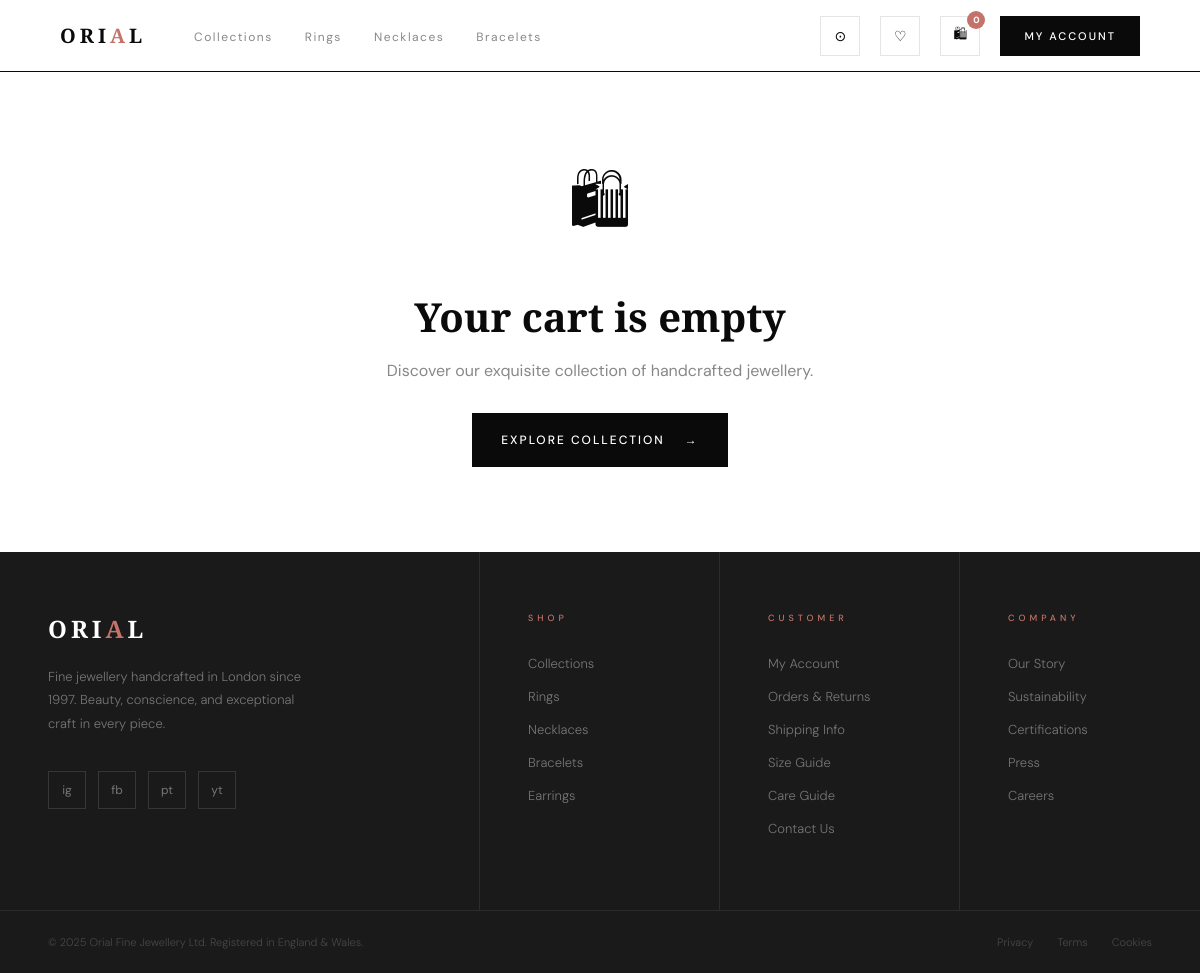
/cart/ (signed in), run on the app's committed database.
### app/models.py (models this page shows, shortened)
class NavigationItem(db.Model):
    __tablename__ = 'navigation_items'
    id = db.Column(db.Integer, primary_key=True)
    label = db.Column(db.String(100), nullable=False)
    url = db.Column(db.String(2048), nullable=False)  # Can be url_for name or external
    display_order = db.Column(db.Integer, default=0)
    is_external = db.Column(db.Boolean, default=False)
    is_active = db.Column(db.Boolean, default=True)
    created_at = db.Column(db.DateTime, default=datetime.utcnow)

### app/blueprints/cart.py (the view)
@cart_bp.route('/')
@login_required
def view_cart():
    items = get_cart_items()
    subtotal = get_cart_total(items)
    threshold = float(SiteSettings.get('free_shipping_threshold', 200))
    shipping_cost = float(SiteSettings.get('shipping_cost', 9.95))
    shipping = 0 if subtotal >= threshold else shipping_cost
    discount_amount = float(session.get('discount_amount', 0))
    discount_code = session.get('discount_code', '')
    total = max(0, subtotal + shipping - discount_amount)
    return render_template('shop/cart.html',
                           items=items, subtotal=subtotal,
                           shipping=shipping, discount_amount=discount_amount,
                           discount_code=discount_code, total=total,
                           threshold=threshold)

### app/blueprints/cart.py (called while the page is built)
def get_cart_items():
    return CartItem.query.filter_by(user_id=current_user.id).all()

def get_cart_total(items):
    return sum(i.subtotal for i in items)

### app/models.py (called while the page is built)
@login_manager.user_loader
def load_user(user_id):
    return User.query.get(int(user_id))

    @staticmethod
    def get(key, default=None):
        s = SiteSettings.query.filter_by(key=key).first()
        return s.value if s else default

### app/templates/shop/cart.html (shortened to what this page needs)
{% extends 'base.html' %}
{% block content %}
{% if not items %}
<div
    style="margin-top:72px;min-height:60vh;display:flex;flex-direction:column;align-items:center;justify-content:center;text-align:center;padding:80px;">
    <div style="font-size:64px;margin-bottom:24px;">🛍</div>
    <h1 style="font-family:'Playfair Display',serif;font-size:40px;font-weight:700;margin-bottom:16px;">Your cart is
        empty</h1>
    <p style="color:var(--gray);margin-bottom:32px;">Discover our exquisite collection of handcrafted jewellery.</p>
    <a href="{{ url_for('shop.products') }}" class="btn-black" style="gap:20px;"><span>Explore
            Collection</span><span>→</span></a>
</div>
{% endif %}
{% endblock %}

### app/templates/base.html (shortened to what this page needs)
<!DOCTYPE html>
<html lang="en">
<head>
  <link rel="stylesheet" href="{{ url_for('static', filename='css/style.css') }}">
</head>
<body>
  <nav class="global-nav">
    <div class="nav-left">
      <a href="{{ url_for('main.index') }}" class="nav-logo">ORI<span>A</span>L</a>
      <ul class="nav-links">
        {% for item in nav_items %}
        <li><a href="{{ resolve_url(item.url) }}">{{ item.label }}</a></li>
        {% endfor %}
      </ul>
    </div>
    <div class="nav-right">
      {% if current_user.is_authenticated %}
      <a href="{{ url_for('shop.products') }}" class="nav-icon" title="Search">⊙</a>
      <a href="{{ url_for('account.wishlist') }}" class="nav-icon" title="Wishlist">♡</a>
      <a href="{{ url_for('cart.view_cart') }}" class="nav-icon" title="Cart">
        🛍
        <span class="cart-badge" id="cartBadge">0</span>
      </a>
      <a href="{{ url_for('account.dashboard') }}" class="nav-shop">My Account</a>
      {% else %}
      <a href="{{ url_for('auth.login') }}" class="nav-icon">♡</a>
      <a href="{{ url_for('cart.view_cart') }}" class="nav-icon">🛍</a>
      <a href="{{ url_for('auth.login') }}" class="nav-shop">Sign In →</a>
      {% endif %}
    </div>
  </nav>
  {% block content %}{% endblock %}
  <footer>
    <div class="footer-top">
      <div class="footer-col">
        <a href="{{ url_for('main.index') }}" class="footer-logo">ORI<span>A</span>L</a>
        <p class="footer-about">Fine jewellery handcrafted in London since 1997. Beauty, conscience, and exceptional
          craft in every piece.</p>
        <div class="footer-socials">
          <a href="#" class="fsoc">ig</a>
          <a href="#" class="fsoc">fb</a>
          <a href="#" class="fsoc">pt</a>
          <a href="#" class="fsoc">yt</a>
        </div>
      </div>
      <div class="footer-col">
        <div class="footer-col-title">Shop</div>
        <ul class="footer-links">
          {% for item in nav_items %}
          <li><a href="{{ resolve_url(item.url) }}">{{ item.label }}</a></li>
          {% endfor %}
          <li><a href="{{ url_for('shop.products', category='earrings') }}">Earrings</a></li>
        </ul>
      </div>
      <div class="footer-col">
        <div class="footer-col-title">Customer</div>
        <ul class="footer-links">
          <li><a href="{{ url_for('account.dashboard') }}">My Account</a></li>
          <li><a href="{{ url_for('account.orders') }}">Orders & Returns</a></li>
          <li><a href="#">Shipping Info</a></li>
          <li><a href="#">Size Guide</a></li>
          <li><a href="#">Care Guide</a></li>
          <li><a href="#">Contact Us</a></li>
        </ul>
      </div>
      <div class="footer-col">
        <div class="footer-col-title">Company</div>
        <ul class="footer-links">
          <li><a href="{{ url_for('main.our_story') }}">Our Story</a></li>
          <li><a href="#">Sustainability</a></li>
          <li><a href="#">Certifications</a></li>
          <li><a href="#">Press</a></li>
          <li><a href="#">Careers</a></li>
        </ul>
      </div>
    </div>
    <div class="footer-bottom">
      <div class="footer-copy">© 2025 Orial Fine Jewellery Ltd. Registered in England & Wales.</div>
      <div class="footer-legal">
        <a href="#">Privacy</a>
        <a href="#">Terms</a>
        <a href="#">Cookies</a>
      </div>
    </div>
  </footer>
</body>
</html>

### app/static/css/style.css (style rules this page uses)
* { margin: 0; padding: 0; box-sizing: border-box; }
:root { --white: #FFFFFF; --off: #F7F5F2; --black: #0A0A0A; --near-black: #1A1A1A; --rose: #C4736A; --rose-light: #E8B5AF; --rose-pale: #F5E8E6; --gray: #888888; --light-gray: #E5E5E5; --mid-gray: #CCCCCC; }
html { scroll-behavior: smooth; }
body { font-family: 'DM Sans', sans-serif; background: var(--white); color: var(--black); overflow-x: hidden; }
nav.global-nav { position: fixed; top: 0; left: 0; right: 0; z-index: 200; display: flex; align-items: center; justify-content: space-between; padding: 0 60px; height: 72px; background: var(--white); border-bottom: 1px solid var(--black); animation: slideDown .8s cubic-bezier(.16, 1, .3, 1) both; }
.nav-left { display: flex; align-items: center; gap: 48px; }
.nav-logo { font-family: 'Playfair Display', serif; font-size: 20px; font-weight: 900; letter-spacing: 4px; color: var(--black); text-decoration: none; }
.nav-logo span { color: var(--rose); }
.nav-links { display: flex; gap: 32px; list-style: none; }
.nav-links a { font-size: 12px; font-weight: 400; letter-spacing: 1.5px; color: var(--gray); text-decoration: none; transition: color .25s; }
.nav-right { display: flex; align-items: center; gap: 20px; }
.nav-icon { width: 40px; height: 40px; border: 1px solid var(--light-gray); display: flex; align-items: center; justify-content: center; cursor: pointer; transition: border-color .25s, background .25s; font-size: 14px; text-decoration: none; color: var(--black); position: relative; }
.cart-badge { position: absolute; top: -6px; right: -6px; background: var(--rose); color: white; font-size: 9px; width: 18px; height: 18px; border-radius: 50%; display: flex; align-items: center; justify-content: center; font-weight: 700; }
.nav-shop { background: var(--black); color: var(--white); padding: 0 24px; height: 40px; display: flex; align-items: center; font-size: 11px; letter-spacing: 2px; text-transform: uppercase; text-decoration: none; font-weight: 500; transition: background .25s; }
.btn-black { display: inline-flex; align-items: center; justify-content: space-between; padding: 18px 28px; background: var(--black); color: var(--white); font-size: 12px; font-weight: 500; letter-spacing: 2px; text-transform: uppercase; text-decoration: none; border: 1px solid var(--black); transition: all .3s; gap: 60px; }
footer { background: var(--near-black); }
.footer-top { display: grid; grid-template-columns: 2fr 1fr 1fr 1fr; gap: 0; border-bottom: 1px solid rgba(255, 255, 255, .08); }
.footer-col { padding: 60px 48px; border-right: 1px solid rgba(255, 255, 255, .08); }
.footer-col:last-child { border-right: none; }
.footer-logo { font-family: 'Playfair Display', serif; font-size: 24px; font-weight: 900; letter-spacing: 4px; color: white; margin-bottom: 20px; display: block; text-decoration: none; }
.footer-logo span { color: var(--rose); }
.footer-about { font-size: 13px; font-weight: 300; line-height: 1.8; color: rgba(255, 255, 255, .4); max-width: 260px; margin-bottom: 36px; }
.footer-socials { display: flex; gap: 12px; }
.fsoc { width: 38px; height: 38px; border: 1px solid rgba(255, 255, 255, .12); display: flex; align-items: center; justify-content: center; font-size: 12px; color: rgba(255, 255, 255, .4); text-decoration: none; transition: all .25s; }
.footer-col-title { font-size: 9px; font-weight: 500; letter-spacing: 4px; text-transform: uppercase; color: var(--rose); margin-bottom: 28px; }
.footer-links { list-style: none; }
.footer-links li { margin-bottom: 12px; }
.footer-links a { font-size: 13px; font-weight: 300; color: rgba(255, 255, 255, .4); text-decoration: none; transition: color .25s; }
.footer-bottom { padding: 24px 48px; display: flex; justify-content: space-between; align-items: center; }
.footer-copy { font-size: 11px; font-weight: 300; color: rgba(255, 255, 255, .2); }
.footer-legal { display: flex; gap: 24px; }
.footer-legal a { font-size: 11px; font-weight: 300; color: rgba(255, 255, 255, .2); text-decoration: none; transition: color .25s; }

### data on the page
NavigationItem: label "Collections"
NavigationItem: label "Rings"
NavigationItem: label "Necklaces"
NavigationItem: label "Bracelets"
